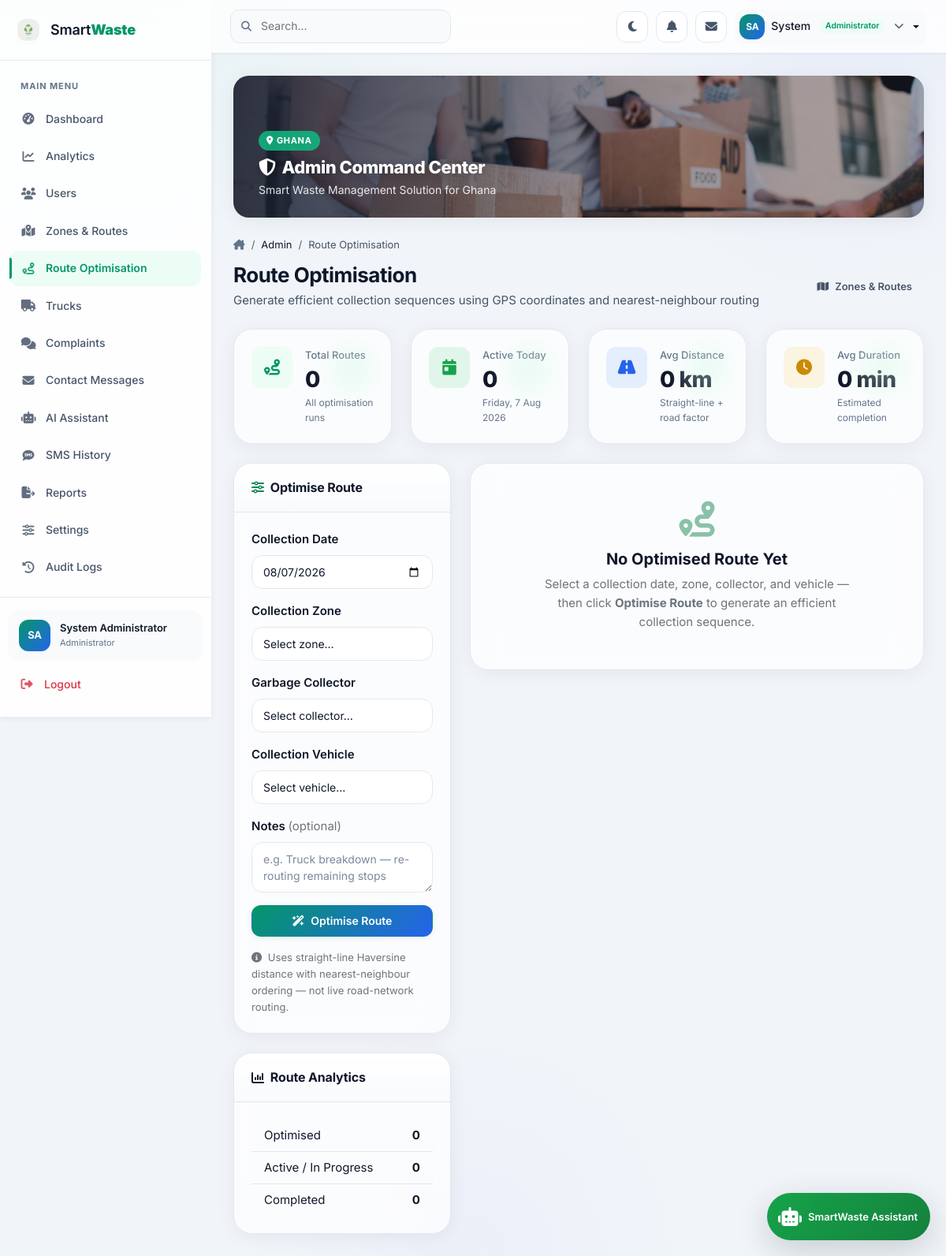
Screenshot of /index.php?url=admin/route-optimisation (signed in) with the database file from the repository.
### tables this page shows
CREATE TABLE users (
    id INT PRIMARY KEY AUTO_INCREMENT,
    role_id INT NOT NULL,
    email VARCHAR(255) NOT NULL UNIQUE,
    password_hash VARCHAR(255) NOT NULL,
    first_name VARCHAR(100) NOT NULL,
    last_name VARCHAR(100) NOT NULL,
    phone VARCHAR(20),
    avatar_url VARCHAR(500),
    is_active TINYINT(1) DEFAULT 0,
    email_verified TINYINT(1) DEFAULT 0,
    welcome_email_status ENUM('pending', 'sent', 'failed') NOT NULL DEFAULT 'pending',
    welcome_email_sent_at DATETIME NULL,
    verification_token VARCHAR(255),
    reset_token VARCHAR(255),
    reset_token_expires DATETIME,
    last_login DATETIME,
    created_at TIMESTAMP DEFAULT CURRENT_TIMESTAMP,
    updated_at TIMESTAMP DEFAULT CURRENT_TIMESTAMP ON UPDATE CURRENT_TIMESTAMP,
    FOREIGN KEY (role_id) REFERENCES roles(id)
);

CREATE TABLE roles (
    id INT PRIMARY KEY AUTO_INCREMENT,
    name VARCHAR(50) NOT NULL UNIQUE,
    description TEXT,
    created_at TIMESTAMP DEFAULT CURRENT_TIMESTAMP
);

CREATE TABLE smart_settings (
    id INT PRIMARY KEY AUTO_INCREMENT,
    setting_key VARCHAR(100) NOT NULL UNIQUE,
    setting_value JSON NOT NULL,
    description TEXT,
    updated_by INT,
    updated_at TIMESTAMP DEFAULT CURRENT_TIMESTAMP ON UPDATE CURRENT_TIMESTAMP,
    FOREIGN KEY (updated_by) REFERENCES users(id)
);

### views/admin/route-optimisation.php (the view, shortened to what the rows shown need)
<link rel="stylesheet" href="https://unpkg.com/leaflet@1.9.4/dist/leaflet.css">
<link href="<?= asset('css/route-optimization.css') ?>" rel="stylesheet">

### views/partials/sidebar.php (shortened to what the rows shown need)
<?php
$role = $user['role_name'] ?? '';
$initials = strtoupper(substr($user['first_name'] ?? 'U', 0, 1) . substr($user['last_name'] ?? '', 0, 1));
$roleLabel = $config['roles'][$role] ?? str_replace('_', ' ', $role);
?>
<aside class="sidebar" id="sidebar">
    <div class="sidebar-footer">
        <div class="sidebar-user">
            <div class="sidebar-avatar"><?= e($initials) ?></div>
            <div class="sidebar-user-info">
                <div class="sidebar-user-name"><?= e($user['first_name'] . ' ' . $user['last_name']) ?></div>
                <div class="sidebar-user-role"><?= e($roleLabel) ?></div>
            </div>
        </div>
    </div>
</aside>

### views/partials/topbar.php (shortened to what the rows shown need)
<?php
$role = $user['role_name'] ?? '';
$initials = strtoupper(substr($user['first_name'] ?? 'U', 0, 1) . substr($user['last_name'] ?? '', 0, 1));
?>
<header class="topbar">
    <div class="topbar-right">
        <div class="dropdown profile-dropdown">
            <button class="dropdown-toggle border-0" type="button" data-bs-toggle="dropdown" aria-expanded="false">
                <div class="sidebar-avatar" style="width:32px;height:32px;font-size:0.75rem"><?= e($initials) ?></div>
                <span class="d-none d-md-inline"><?= e($user['first_name']) ?></span>
                <span class="d-none d-lg-inline badge rounded-pill ms-1" style="background:var(--color-primary-subtle);color:var(--color-primary);font-size:0.65rem;font-weight:600"><?= e($config['roles'][$role] ?? $role) ?></span>
                <i class="fa-solid fa-chevron-down ms-1 small text-muted"></i>
            </button>
        </div>
    </div>
</header>

### views/partials/chatbot.php (shortened to what the rows shown need)
<?php
$aiSettings = chatbotSettings();
$user = Auth::user();
$isResident = ($user['role_name'] ?? '') === 'resident';
$assistantName = e(trim($aiSettings['assistant_name'] ?? '') ?: 'SmartWaste Assistant');
?>
<link href="<?= asset('css/chatbot.css') ?>" rel="stylesheet">
<div id="sw-chatbot-root"
     data-csrf="<?= e(Csrf::token()) ?>"
     data-assistant="<?= $assistantName ?>"
     data-resident="<?= $isResident ? '1' : '0' ?>"
     data-contact="<?= e(baseUrl('contact')) ?>">
    <button type="button" class="sw-chat-launcher" aria-label="Open <?= $assistantName ?>">
        <span class="sw-chat-launcher-inner">
            <i class="fa-solid fa-robot"></i>
            <span class="sw-chat-launcher-label"><?= $assistantName ?></span>
        </span>
    </button>
</div>

### rows the page displays
users: initials "SA", first_name+last_name "System Administrator", role.name "Administrator", first_name "System"
smart_settings: setting_value "SmartWaste Assistant"

### other values shown
$item['label'] "Dashboard"
$item['label'] "Analytics"
$item['label'] "Users"
$item['label'] "Zones & Routes"
$item['label'] "Route Optimisation"
$item['label'] "Trucks"
$item['label'] "Complaints"
$item['label'] "Contact Messages"
$item['label'] "AI Assistant"
$item['label'] "SMS History"
$item['label'] "Reports"
$item['label'] "Settings"
$item['label'] "Audit Logs"
str_replace('-', ' ', $part) "Admin"
str_replace('-', ' ', $part) "Route Optimisation"
